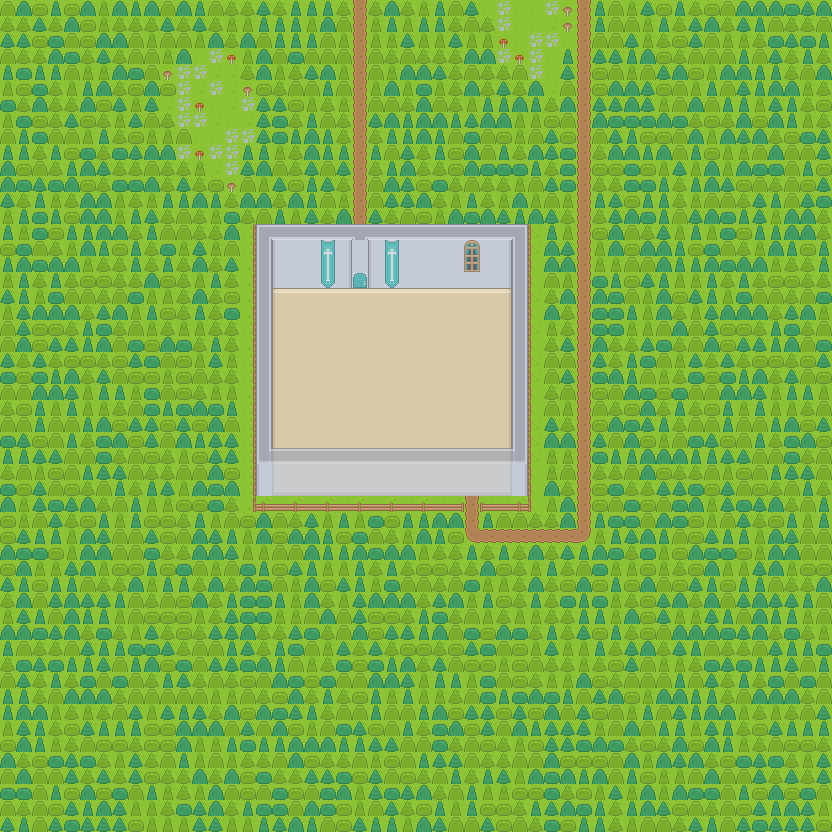

Below is a game level as drawn by its tile map, then a one-line description and the .tmx that defines it (tile-layer data replaced by summaries):
An orthogonal 52x52 tile map with 16x16 px tiles, 6 tile layers (Ground, Fence Trees, Dungeon Floor, Walls, ...).

<map version="1.2" tiledversion="1.3.0" orientation="orthogonal" renderorder="left-down" compressionlevel="0" width="52" height="52" tilewidth="16" tileheight="16" infinite="0" nextlayerid="7" nextobjectid="1">
 <tileset firstgid="1" source="Map_Tileset.tsx" />
 <layer id="1" name="Ground" width="52" height="52">
  <data>[2704 cells, 2704 non-empty, 7 distinct tile ids]</data>
 </layer>
 <layer id="6" name="Fence Trees" width="52" height="52">
  <data>[2704 cells, 2396 non-empty, 22 distinct tile ids]</data>
 </layer>
 <layer id="5" name="Dungeon Floor" width="52" height="52">
  <data>[2704 cells, 195 non-empty, 9 distinct tile ids]</data>
 </layer>
 <layer id="3" name="Walls" width="52" height="52">
  <data>[2704 cells, 94 non-empty, 8 distinct tile ids]</data>
 </layer>
 <layer id="2" name="Objects" width="52" height="52">
  <data>[2704 cells, 0 non-empty, 0 distinct tile ids]</data>
 </layer>
 <layer id="4" name="Back Wall" width="52" height="52" opacity="0.75">
  <data>[2704 cells, 56 non-empty, 10 distinct tile ids]</data>
 </layer>
</map>
